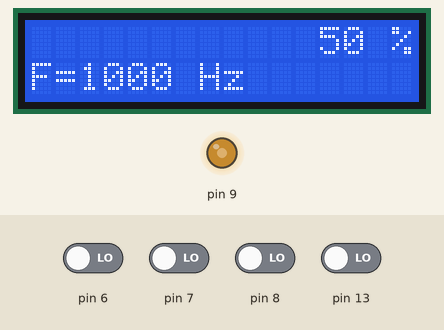
Simulated run of this sketch. Board: Arduino Uno, built with avr-gcc and run on an emulated ATmega328P. Shown: 16×2 character LCD, output pins drawn as LEDs (lit = HIGH). The inputs (shaded band) are chosen by the test bench; at power-on: pin 6–8, pin 13 LOW. What the sketch prints to the serial monitor is not drawn.

Above: at 1.2 s.
1.3 s: pin 13 driven HIGH
At 2.36 s:
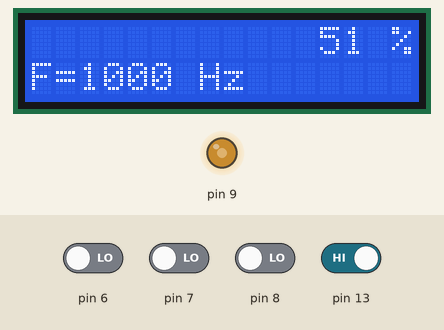
3.7 s: pin 6 driven HIGH
At 3.9 s:
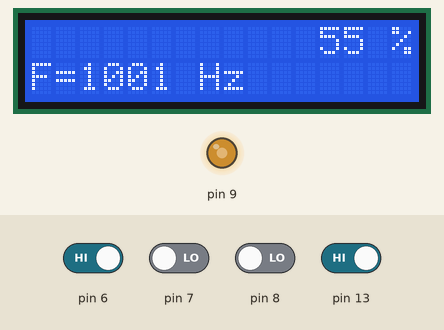
5.2 s: pin 7 driven HIGH
At 5.44 s:
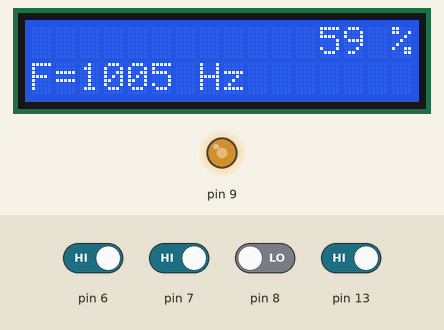
6.7 s: pin 6 driven LOW
At 6.97 s:
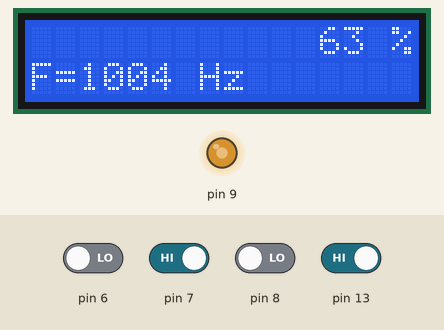
8.3 s: pin 8 driven HIGH
At 8.51 s:
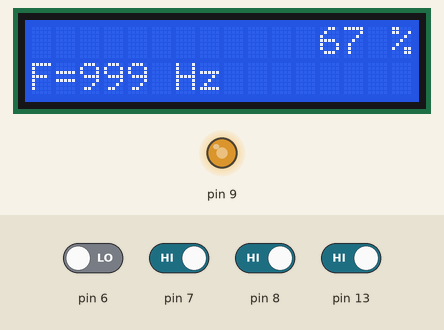
10.4 s: pin 8 driven LOW
At 14.03 s:
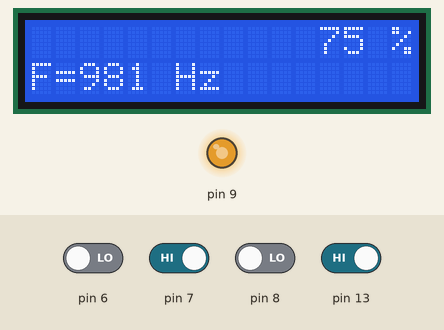
Timing chart, 0 to 15.6 s (numbered marks = the images above; inputs shaded):
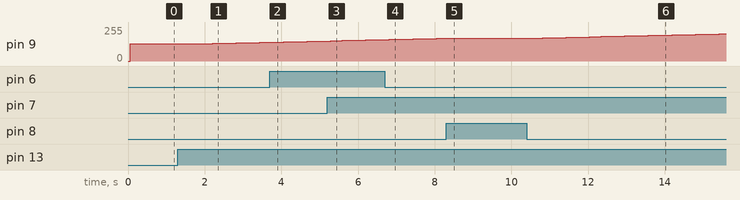

Measured:
- after the input at 1.3 s, pin 9: moves from 128/255 to 140/255 over 1.5 s, starting after 0.61 s; the display: first differs from a run without the input after 0.92 s (image 1)
- after the input at 8.3 s, pin 9: goes on until 8.4 s, then stays 172/255
- after the input at 10.4 s, pin 9: moves from 172/255 to 204/255 over 4.6 s, starting after 0.41 s

The sketch:

PWM_.ino
```cpp
#include <TimerOne.h>
#include <LiquidCrystal.h>
LiquidCrystal lcd(12, 11, 5, 4, 3, 2);// RS,E,D4,D5,D6,D7
unsigned long t=1000,f,pulse=512;// 1000 Hz, freq, pulse


byte frekanshesap,artisbutton,azalatmabutton,dutybuttonI,dutybuttonD;
int drive,drive0;

void setup()
{
  Serial.begin(9600);
  lcd.begin(16, 2);// LCD 16X2
  pinMode(9, OUTPUT);
  pinMode(6,INPUT);// - butonu
  pinMode(7,INPUT);// + butonu
  pinMode(8,INPUT);// -duty butonu
  pinMode(13,INPUT);// +duty butonu
}
void loop()
{
  Timer1.initialize(t); // periyod
  Timer1.pwm(9, pulse); // k nın 0-1023 arası.
  azalatmabutton=digitalRead(6);
  artisbutton=digitalRead(7);
  dutybuttonD=digitalRead(8);
  dutybuttonI=digitalRead(13);

  if(azalatmabutton==HIGH && artisbutton==LOW){ // periyod azalatma
    drive++;
    if(drive<30){
      t=t-1;
    }
    else if(drive>30 && drive<60 ){
      t=t-10;
    }
    else if(drive>=60 && drive<100){
      t=t-100;
    }
    else if(drive>=100){
      t=t-1000;
    }
  }
  else{
    drive=0;
  }

  if(artisbutton==HIGH && azalatmabutton ==LOW){// periyod arttırma
    drive0++;
    if(drive0<30){
      t=t+1;
    }
    else if(drive0>30 && drive0<60 ){
      t=t+10;
    }
    else if(drive0>=60 && drive0<100){
      t=t+100;
    }
    else if(drive0>=100){
      t=t+1000;
    }
  }
  else{
    drive0=0;
  }
  if(t==0 || t>300000){
    t=1;
  }
  if(t>200000 && t<300000){
    t=200000;
  }
  f=1000000/t; // frekans hesabı
  frekanshesap=pulse*100/1024; // duty hesabı

  if(dutybuttonI==HIGH && dutybuttonD ==LOW ){//+
    pulse=pulse+8;}// 16 ve 8 arasında yapılabilir. 8 daha hassas olur
  if (dutybuttonD ==HIGH && dutybuttonI==LOW ){
    pulse = pulse-8;}
  if (pulse == 1024){
    lcd.setCursor(12,0);
    lcd.print("PULSE FULL");
    pulse = 1024;}

  Serial.print("Frekans: ");
  Serial.println(f);
  Serial.print("Duty: ");
  Serial.println(frekanshesap);
  lcd.setCursor(12,0);
  lcd.print(frekanshesap);
  lcd.print(" %");
  lcd.setCursor(0,1);
  lcd.print("F=");
  lcd.print(f);
  lcd.print(" Hz");
  delay(300);
  lcd.setCursor(0,0);
  lcd.print("                ");
  lcd.setCursor(0,1);
  lcd.print("                ");
}
```
